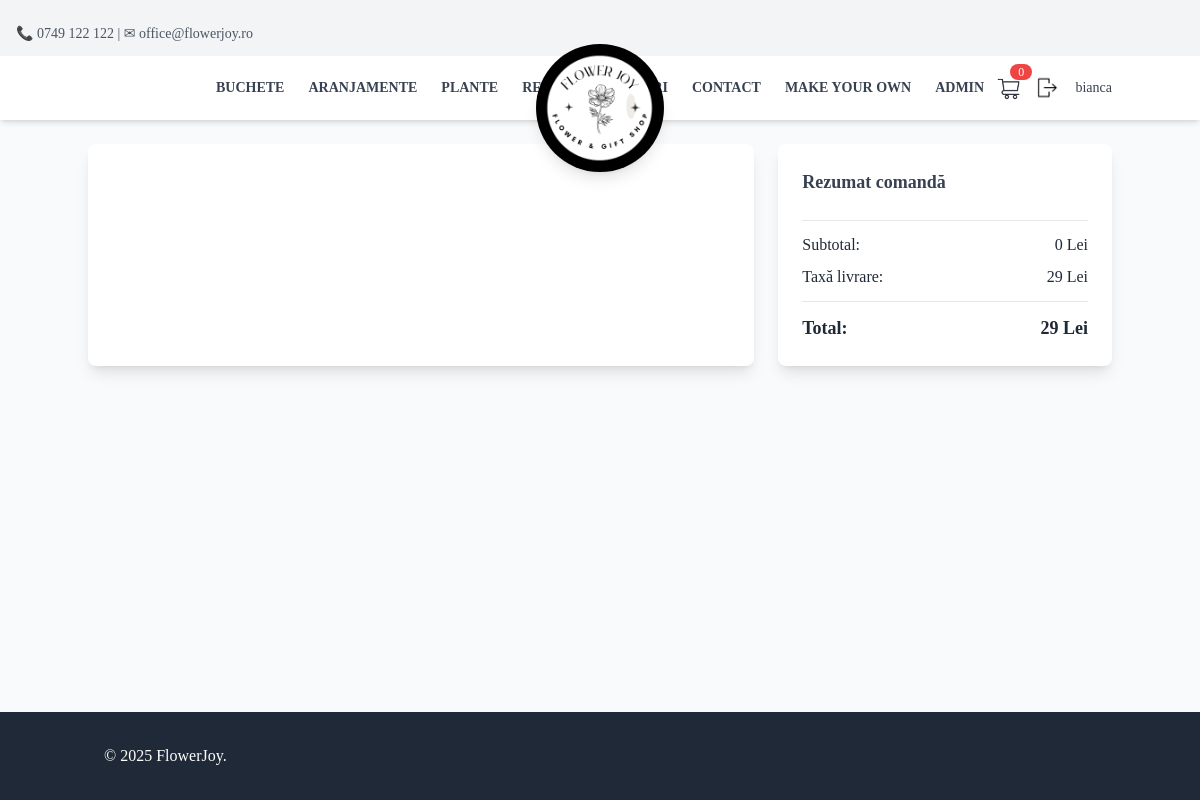
/checkout/ (signed in), run on an earlier commit of the app's database.
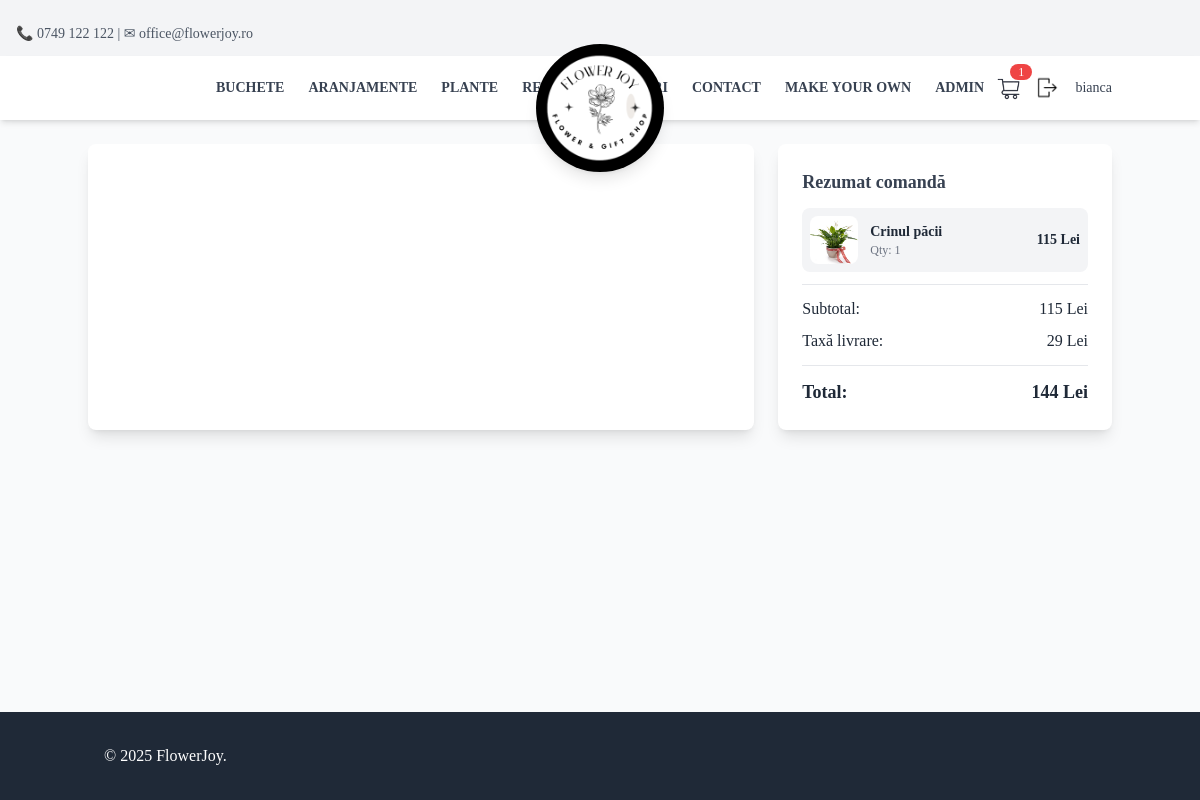
And on a later commit of the database.
### App/models.py (models this page shows, shortened)
class CartItem(models.Model):
    user = models.ForeignKey(User, on_delete=models.CASCADE, null=True, blank=True)
    session_id = models.CharField(max_length=255, null=True, blank=True) # Store session ID for anonymous users
    product = models.ForeignKey(Product, on_delete=models.CASCADE)
    quantity = models.PositiveIntegerField(default=1)
    reserved_until = models.DateTimeField(null=True, blank=True)
    def total_price(self):
        return self.product.price * self.quantity

class Product(models.Model):
    name = models.CharField(max_length=100, null=False, blank=False)
    description = RichTextField()
    category = models.CharField(
        max_length=100,
        choices=[
            ("buchete", "buchete"),
            ("plante", "plante"),
            ("aranjamente", "aranjamente"),
            ("Accessories", "Accessories"),
            ("Gifts", "Gifts"),
            ("CustomBouquet", "CustomBouquet"),
        ],
        default="General"
    )
    price = models.DecimalField(max_digits=10, decimal_places=0, null=False, blank=False)
    image = models.ImageField(upload_to="Pictures/", null=False, blank=False)
    created_at = models.DateTimeField(auto_now_add=True, null=False, blank=False)
    stock = models.PositiveIntegerField(default=0)
    is_custom = models.BooleanField(default=False)
    in_store = models.BooleanField(default=False)
    auction_manual = models.BooleanField(default=False)
    auction_start_time = models.DateTimeField(null=True, blank=True)
    auction_floor_price = models.DecimalField(max_digits=10, decimal_places=2, default=10)
    auction_interval_minutes = models.PositiveIntegerField(default=60)
    auction_drop_amount = models.DecimalField(max_digits=6, decimal_places=2, default=5)
    before_auction_price = models.DecimalField(max_digits=10, decimal_places=2, null=False, blank=False, default=0.00)  # Store the price before auction
    bid_submited = models.BooleanField(default=False)  # Track if a bid has been submitted
    number_of_purcheses = models.PositiveIntegerField(default=0)  # Track the number of purchases

### App/views.py (the view, shortened to what this page needs)
# urls.py: path("checkout/", checkout, name="checkout"),
@login_required
def checkout(request):
    user = request.user if request.user.is_authenticated else None
    session_id = request.session.session_key or request.session.create()
    cart_items = CartItem.objects.filter(user=user) if user else CartItem.objects.filter(session_id=session_id)
    subtotal = sum(item.total_price() for item in cart_items)
    delivery_fee = 29  # Default delivery fee for address delivery
    total_price = subtotal + delivery_fee
    return render(request, "checkout.html", {
        'stripe_public_key': settings.STRIPE_PUBLIC_KEY,
        "cart_items": cart_items,
        "subtotal": subtotal,
        "delivery_fee": delivery_fee,
        "total_price": total_price,
    })

### App/templates/partials/checkout.html (shortened to what this page needs)
{% extends 'base.html' %}
{% block content %}
<div class="container mx-auto flex flex-col lg:flex-row gap-6 mt-20 py-16">
    <div class="w-full lg:w-2/3 bg-white shadow-lg rounded-lg p-6 relative" id="checkout-section-container">
    </div>
  <div class="w-full lg:w-1/3 bg-white shadow-lg rounded-lg p-6" id="order-summary">
    {% include 'partials/order_summary.html' %}
  </div>
</div>
{% endblock %}

### App/templates/partials/order_summary.html
<h3 class="text-lg font-bold text-gray-700">Rezumat comandă</h3>
<div class="max-h-44 overflow-y-auto space-y-2 mt-3">
  {% for item in cart_items %}
  <div class="flex items-center justify-between bg-gray-100 p-2 rounded-lg">
    <div class="flex items-center gap-3">
      <img src="{{ item.product.image.url }}" alt="{{ item.product.name }}" class="w-12 h-12 rounded-lg">
      <div>
        <p class="text-sm font-semibold">{{ item.product.name }}</p>
        <p class="text-xs text-gray-500">Qty: {{ item.quantity }}</p>
      </div>
    </div>
    <p class="text-sm font-semibold">{{ item.total_price }} Lei</p>
  </div>
  {% endfor %}
</div>
<hr class="my-3">
<div class="flex justify-between mt-2">
  <p>Subtotal:</p>
  <p>{{ subtotal }} Lei</p>
</div>
<div class="flex justify-between mt-2">
  <p>Taxă livrare:</p>
  <p>
    {% if delivery_type == 'pickup' %}
      <span class="text-green-600 font-semibold">Gratuită</span>
    {% else %}
      {{ delivery_fee }} Lei
    {% endif %}
  </p>
</div>
<hr class="my-3">
<div class="flex justify-between text-lg font-semibold">
  <p>Total:</p>
  <p>{{ total_price }} Lei</p>
</div>

What changed in the data, as far as the page shows it:
added CartItem: product.image (picture), product.name "Crinul păcii", quantity "1", total_price "115"
Also different on the page:
{{ cart_count }}: "0" → "1"
{{ subtotal }}: "0" → "115"
{{ total_price }}: "29" → "144"
